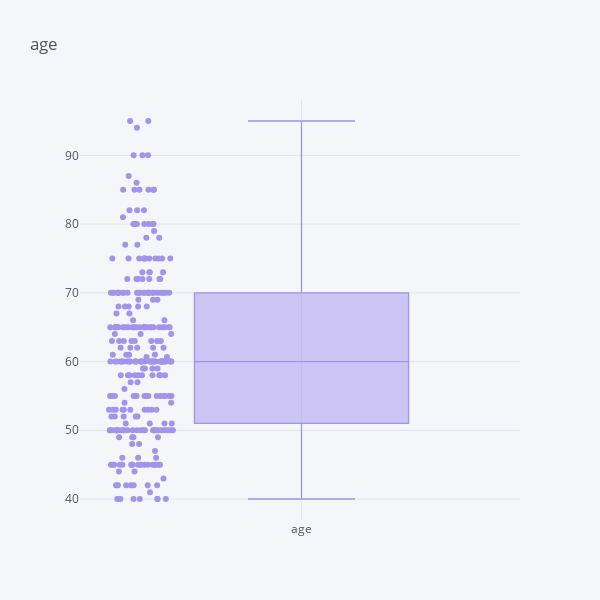
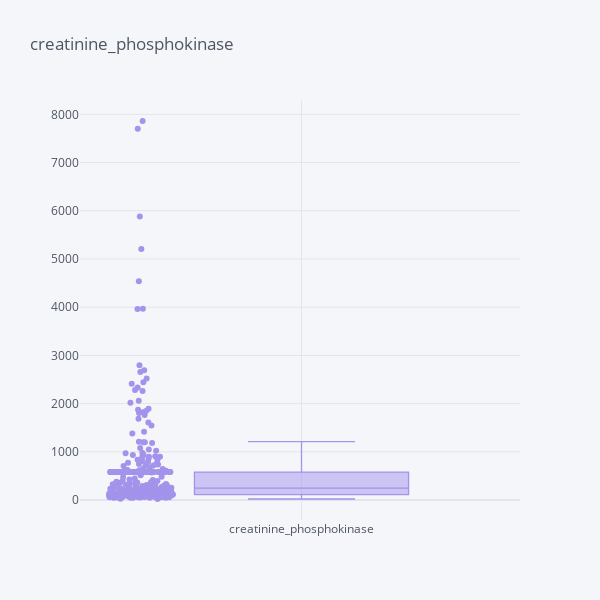
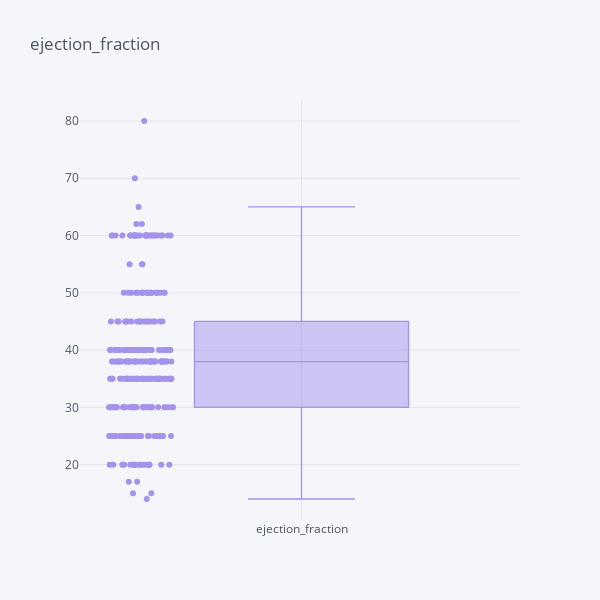
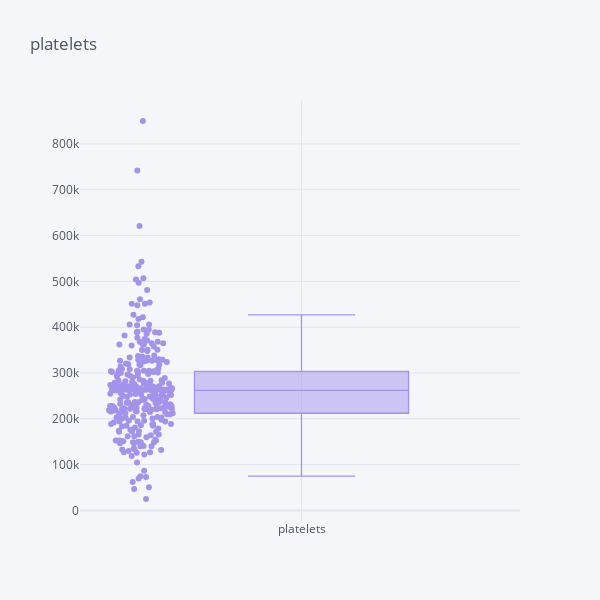

Notebook cell for these charts, in order:
### Code cell
for i in numerical_features:
    df[i].iplot(kind="box", title=i, boxpoints="all", color='#a393eb', dimensions=(600,600))

### Figure 1 — Plotly figure (JSON) as saved in the notebook; plotly's stock layout.template omitted (floating-point values rounded to 4 significant figures; data arrays with more than 128 entries replaced by an {"elided": "..."} marker saying what was removed)
{"data": [{"boxpoints": "all", "line": {"width": 1.3}, "marker": {"color": "rgba(163, 147, 235, 1.0)"}, "name": "age", "orientation": "v", "type": "box", "y": {"elided": "299 float values"}}], "layout": {"height": 600, "legend": {"bgcolor": "#F5F6F9", "font": {"color": "#4D5663"}}, "paper_bgcolor": "#F5F6F9", "plot_bgcolor": "#F5F6F9", "title": {"font": {"color": "#4D5663"}, "text": "age"}, "width": 600, "xaxis": {"gridcolor": "#E1E5ED", "showgrid": true, "tickfont": {"color": "#4D5663"}, "title": {"font": {"color": "#4D5663"}, "text": ""}, "zerolinecolor": "#E1E5ED"}, "yaxis": {"gridcolor": "#E1E5ED", "showgrid": true, "tickfont": {"color": "#4D5663"}, "title": {"font": {"color": "#4D5663"}, "text": ""}, "zerolinecolor": "#E1E5ED"}}}

### Figure 2 — Plotly figure (JSON) as saved in the notebook; plotly's stock layout.template omitted (floating-point values rounded to 4 significant figures; data arrays with more than 128 entries replaced by an {"elided": "..."} marker saying what was removed)
{"data": [{"boxpoints": "all", "line": {"width": 1.3}, "marker": {"color": "rgba(163, 147, 235, 1.0)"}, "name": "creatinine_phosphokinase", "orientation": "v", "type": "box", "y": {"elided": "299 int values"}}], "layout": {"height": 600, "legend": {"bgcolor": "#F5F6F9", "font": {"color": "#4D5663"}}, "paper_bgcolor": "#F5F6F9", "plot_bgcolor": "#F5F6F9", "title": {"font": {"color": "#4D5663"}, "text": "creatinine_phosphokinase"}, "width": 600, "xaxis": {"gridcolor": "#E1E5ED", "showgrid": true, "tickfont": {"color": "#4D5663"}, "title": {"font": {"color": "#4D5663"}, "text": ""}, "zerolinecolor": "#E1E5ED"}, "yaxis": {"gridcolor": "#E1E5ED", "showgrid": true, "tickfont": {"color": "#4D5663"}, "title": {"font": {"color": "#4D5663"}, "text": ""}, "zerolinecolor": "#E1E5ED"}}}

### Figure 3 — Plotly figure (JSON) as saved in the notebook; plotly's stock layout.template omitted (floating-point values rounded to 4 significant figures; data arrays with more than 128 entries replaced by an {"elided": "..."} marker saying what was removed)
{"data": [{"boxpoints": "all", "line": {"width": 1.3}, "marker": {"color": "rgba(163, 147, 235, 1.0)"}, "name": "ejection_fraction", "orientation": "v", "type": "box", "y": {"elided": "299 int values"}}], "layout": {"height": 600, "legend": {"bgcolor": "#F5F6F9", "font": {"color": "#4D5663"}}, "paper_bgcolor": "#F5F6F9", "plot_bgcolor": "#F5F6F9", "title": {"font": {"color": "#4D5663"}, "text": "ejection_fraction"}, "width": 600, "xaxis": {"gridcolor": "#E1E5ED", "showgrid": true, "tickfont": {"color": "#4D5663"}, "title": {"font": {"color": "#4D5663"}, "text": ""}, "zerolinecolor": "#E1E5ED"}, "yaxis": {"gridcolor": "#E1E5ED", "showgrid": true, "tickfont": {"color": "#4D5663"}, "title": {"font": {"color": "#4D5663"}, "text": ""}, "zerolinecolor": "#E1E5ED"}}}

### Figure 4 — Plotly figure (JSON) as saved in the notebook; plotly's stock layout.template omitted (floating-point values rounded to 4 significant figures; data arrays with more than 128 entries replaced by an {"elided": "..."} marker saying what was removed)
{"data": [{"boxpoints": "all", "line": {"width": 1.3}, "marker": {"color": "rgba(163, 147, 235, 1.0)"}, "name": "platelets", "orientation": "v", "type": "box", "y": {"elided": "299 float values"}}], "layout": {"height": 600, "legend": {"bgcolor": "#F5F6F9", "font": {"color": "#4D5663"}}, "paper_bgcolor": "#F5F6F9", "plot_bgcolor": "#F5F6F9", "title": {"font": {"color": "#4D5663"}, "text": "platelets"}, "width": 600, "xaxis": {"gridcolor": "#E1E5ED", "showgrid": true, "tickfont": {"color": "#4D5663"}, "title": {"font": {"color": "#4D5663"}, "text": ""}, "zerolinecolor": "#E1E5ED"}, "yaxis": {"gridcolor": "#E1E5ED", "showgrid": true, "tickfont": {"color": "#4D5663"}, "title": {"font": {"color": "#4D5663"}, "text": ""}, "zerolinecolor": "#E1E5ED"}}}
